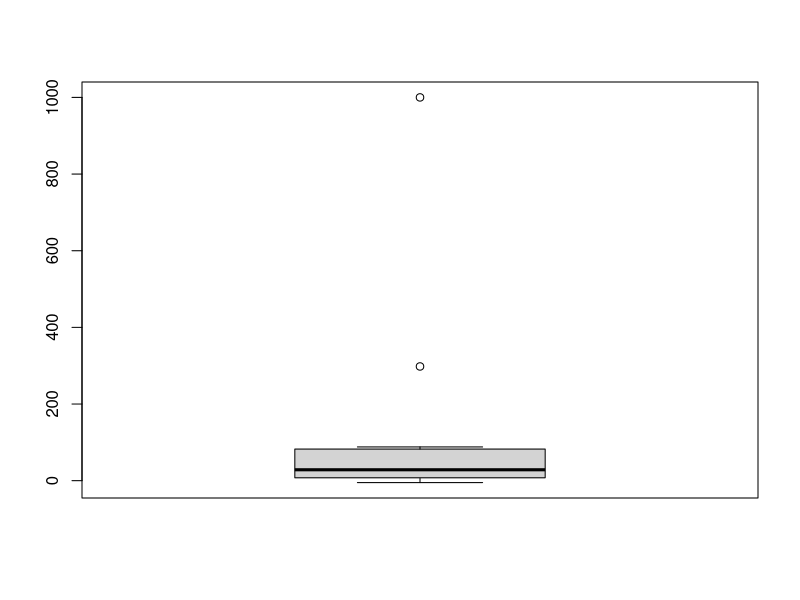

Recreate this plot in R. (Note: this script raises an error after producing the figure.)
## ---- chunk 1
search()
## ---- chunk 2
x <- 1:100
sum(x)
## ---- chunk 3
length(LETTERS)
## ---- chunk 4
mix <- c(5, 0, 28, -5, 29, 77, 10, 57, 28, 88, 298)

mix + 5
mix * 2
mix / 3
mix %% 2
## ---- chunk 5
max(mix)
min(mix)
## ---- chunk 6
fivenum(mix)
## ---- chunk 7

sort(mix)
## ---- chunk 8
sort(mix, decreasing = TRUE)
## ---- chunk 9
sort(c("apple", "grapple", "tuple", "hubble", "ample"))
## ---- chunk 10
order(mix)
## ---- chunk 11
comp <- data.frame(original = mix, ordered = order(mix))
comp
## ---- chunk 12
mean(mix)
## ---- chunk 13
median(mix)
## ---- chunk 14
# Add an outlier to the vector 'mix'
mix[length(mix) + 1] <- 1000
mix
mean(mix)
median(mix)
## ---- chunk 15
range(mix)
## ---- chunk 16
IQR(mix)
## ---- chunk 17
boxplot(mix)
## ---- chunk 18
var(mix)
## ---- chunk 19
sd(mix)
## ---- chunk 20
cut(mix, 3)  # create 3 groups using defaults
## ---- chunk 21
cut(mix, c(-5, 0, 100, 1000))  # Note missing value
## ---- chunk 22
cut(mix, c(-4, 0, 100, 1000), include.lowest = TRUE)
## ---- chunk 23
cut(mix, breaks = c(min(mix), median(mix), max(mix)))
## ---- chunk 24
table(esoph$agegp)
## ---- chunk 25
cumsum(mix)
## ---- chunk 26
# Compare with original
cumfrq <- data.frame(original = mix, cum.freq = cumsum(mix))
cumfrq
## ---- chunk 27
set.seed(134)
myvalues <- sample(1:7, size = 10, replace = TRUE)
myvalues
## ---- chunk 28
myvalues + 1
## ---- chunk 29
myvalues * 5
## ---- chunk 30
myvalues < 3
## ---- chunk 31
set.seed(54)
newvalues <- sample(myvalues, size = length(myvalues), replace = TRUE)
identical(newvalues, myvalues)
## ---- chunk 32
myvalues < newvalues
## ---- chunk 33
myvalues > 2 && myvalues < 5
## ---- chunk 34
myvalues > 2 & myvalues < 5
## ---- chunk 35
x <- 5
y <- 1:8
x * y    # Recycling of lengh 1L akin to vectorization
## ---- chunk 36
x <- c(5, 10)
x * y
## ---- chunk 37
data.frame(y, prod = x * y)
## ---- chunk 38
x[3] <- 15L
x * y
## ---- chunk 39
data.frame(x = rep_len(x, 8), y, `x times y` = x * y)
## ---- chunk 40
mix[7] <- NA
mix

sum(mix)
## ---- chunk 41
args(sum)
## ---- chunk 42
sum(mix, na.rm = TRUE)
## ---- chunk 43
mean(mix)
## ---- chunk 44
mean(mix, na.rm = TRUE)
## ---- chunk 45
as.logical(0)
as.logical(45)
as.logical(-66)
as.logical(0.004)
## ---- chunk 46
as.logical(Inf)
as.logical(-Inf)
## ---- chunk 47
is.logical(NA)
typeof(NA)
as.logical(NA)
## ---- chunk 48
set.seed(45)
logi <- sample(c(T, F), 1e6, replace = TRUE, prob = c(.3, .7))
sum(logi)
## ---- chunk 49
set.seed(45)
numi <- sample(c(1, 0), 1e6, replace = TRUE, prob = c(.3, .7))
sum(numi)
## ---- chunk 50
set.seed(45)
logi <- sample(c(T, F), 1e6, replace = TRUE, prob = c(.3, .7))
mean(logi)
## ---- chunk 51
below30 <- mix < 30
below30
## ---- chunk 52
mix[below30]
## ---- chunk 53
recyc <- mix[c(T, F, T)]
recyc
## ---- chunk 54
index <- rep_len(c(T, F, T), length(mix))
data.frame(mix = mix, index = index)
## ---- chunk 55
dat <- data.frame(
  name = c("Tom", "Dick", "Harry", "Sally"),
  sex = c("M", "M", "M", "F"),
  age = c(45, 29, 12, 23)
)
## ---- chunk 56
`25 plus` <- dat$age > 25
`25 plus`
## ---- chunk 57
which(dat$age > 25)
## ---- chunk 58
i <- which(dat$age > 25)
dat$name[i]
## ---- chunk 59
dat$sex[i]
## ---- chunk 60
dat[i, ]
## ---- chunk 61
# Name of subjects older than 25
dat$name[dat$age > 25]
## ---- chunk 62
dat[dat$age < 25 & dat$sex == "F", ]
